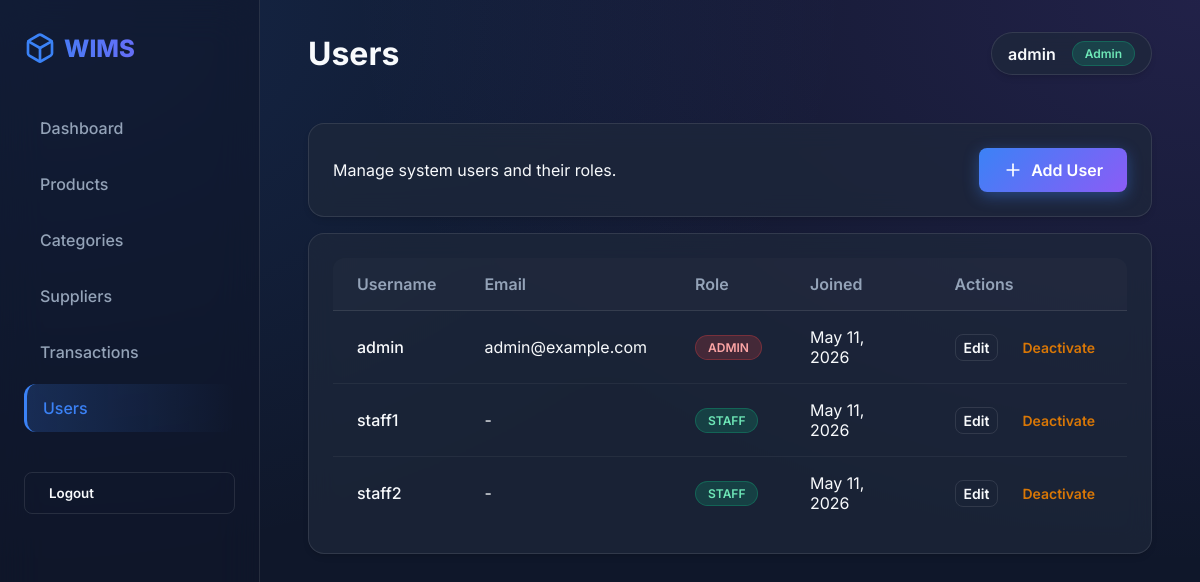
The app's page /users/ (signed in), older data.
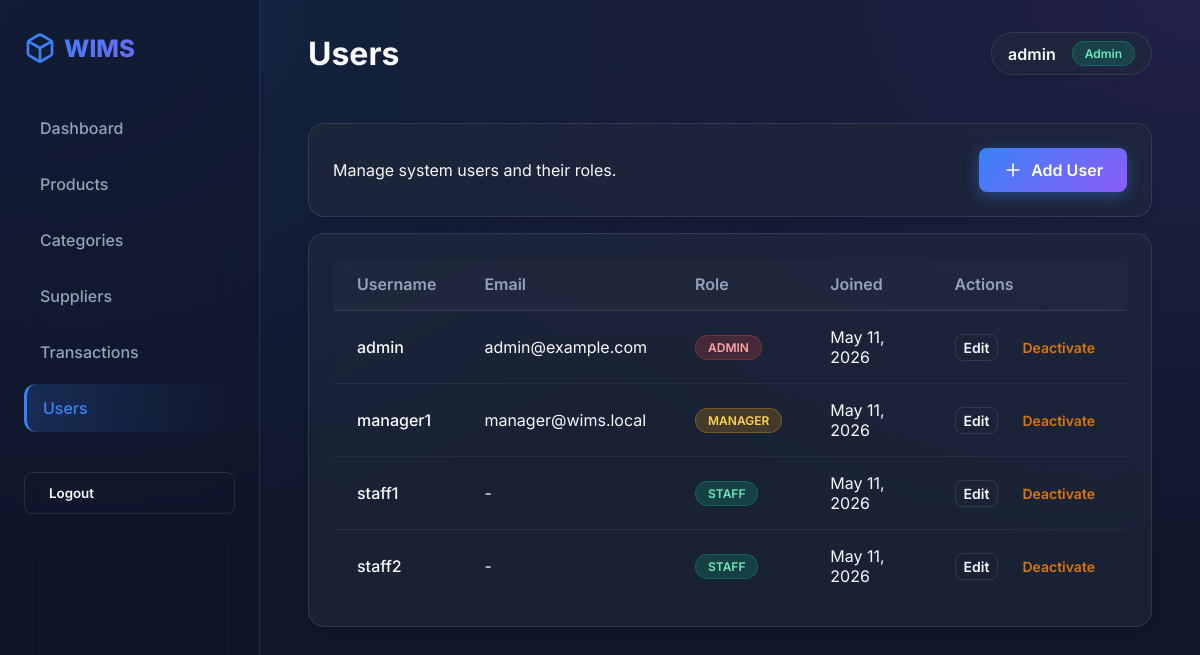
The same page, newer data.
### inventory/models.py (models this page shows, shortened)
class User(AbstractUser):
    ROLE_CHOICES = (
        ("ADMIN", "Admin"),
        ("MANAGER", "Manager"),
        ("STAFF", "Staff"),
    )
    role = models.CharField(max_length=10, choices=ROLE_CHOICES, default="STAFF")

### inventory/views.py (the view)
# urls.py: path("users/", views.user_list, name="user_list"),
@user_passes_test(is_admin)
def user_list(request):
    users = User.objects.all().order_by("username")
    return render(request, "inventory/user_list.html", {"users": users})

### inventory/views.py (called while the page is built)
def is_admin(user):
    return user.is_authenticated and (user.role == "ADMIN" or user.is_superuser)

### templates/inventory/user_list.html
{% extends "inventory/base.html" %}
{% block page_title %}Users{% endblock %}
{% block content %}
<div class="card glass mb-4">
    <div class="flex justify-between items-center">
        <p class="text-muted">Manage system users and their roles.</p>
        <a href="{% url 'user_create' %}" class="btn btn-primary">
            <svg width="20" height="20" viewBox="0 0 24 24" fill="none" stroke="currentColor" stroke-width="2" stroke-linecap="round" stroke-linejoin="round"><line x1="12" y1="5" x2="12" y2="19"></line><line x1="5" y1="12" x2="19" y2="12"></line></svg>
            Add User
        </a>
    </div>
</div>
<div class="card glass">
    <div class="table-container">
        <table>
            <thead>
                <tr>
                    <th>Username</th>
                    <th>Email</th>
                    <th>Role</th>
                    <th>Joined</th>
                    <th>Actions</th>
                </tr>
            </thead>
            <tbody>
                {% for u in users %}
                <tr>
                    <td style="font-weight: 500;">{{ u.username }}</td>
                    <td>{{ u.email|default:"-" }}</td>
                    <td>
                        {% if u.role == 'ADMIN' %}
                            <span class="badge badge-danger">ADMIN</span>
                        {% elif u.role == 'MANAGER' %}
                            <span class="badge badge-warning">MANAGER</span>
                        {% else %}
                            <span class="badge badge-success">STAFF</span>
                        {% endif %}
                    </td>
                    <td>{{ u.date_joined|date:"M d, Y" }}</td>
                    <td>
                        <div class="flex gap-4">
                            <a href="{% url 'user_update' u.pk %}" class="btn btn-outline" style="padding: 0.25rem 0.5rem; font-size: 0.875rem;">Edit</a>
                            {% if u.is_active %}
                                <a href="{% url 'user_deactivate' u.pk %}" class="btn btn-warning" style="padding: 0.25rem 0.5rem; font-size: 0.875rem; color: #d97706;">Deactivate</a>
                            {% else %}
                                <span class="badge badge-danger">Inactive</span>
                            {% endif %}
                        </div>
                    </td>
                </tr>
                {% empty %}
                <tr>
                    <td colspan="4" class="text-center text-muted">No users found.</td>
                </tr>
                {% endfor %}
            </tbody>
        </table>
    </div>
</div>
{% endblock %}

### templates/inventory/base.html (shortened to what this page needs)
<!DOCTYPE html>
<html lang="en">
<head>
    {% load static %}
    <link rel="stylesheet" href="{% static 'css/styles.css' %}">
</head>
<body>
    {% if user.is_authenticated %}
    <aside class="sidebar">
        <div class="sidebar-logo">
            WIMS
        </div>
        <ul class="nav-links">
            <li class="nav-item">
                <a href="{% url 'dashboard' %}" class="{% if request.resolver_match.url_name == 'dashboard' %}active{% endif %}">
                    Dashboard
                </a>
            </li>
            <li class="nav-item">
                <a href="{% url 'product_list' %}" class="{% if 'product' in request.resolver_match.url_name %}active{% endif %}">
                    Products
                </a>
            </li>
            <li class="nav-item">
                <a href="{% url 'category_list' %}" class="{% if 'category' in request.resolver_match.url_name %}active{% endif %}">
                    Categories
                </a>
            </li>
            <li class="nav-item">
                <a href="{% url 'supplier_list' %}" class="{% if 'supplier' in request.resolver_match.url_name %}active{% endif %}">
                    Suppliers
                </a>
            </li>
            <li class="nav-item">
                <a href="{% url 'transaction_list' %}" class="{% if 'transaction' in request.resolver_match.url_name %}active{% endif %}">
                    Transactions
                </a>
            </li>
            {% if user.role == 'ADMIN' or user.is_superuser %}
            <li class="nav-item">
                <a href="{% url 'user_list' %}" class="{% if 'user' in request.resolver_match.url_name %}active{% endif %}">
                    Users
                </a>
            </li>
            {% endif %}
            <li class="nav-item" style="margin-top: 2rem;">
                <form action="{% url 'logout' %}" method="post">
                    <button type="submit" class="btn btn-outline" style="width: 100%; justify-content: flex-start;">Logout</button>
                </form>
            </li>
        </ul>
    </aside>
    {% endif %}
    <main class="main-content" {% if not user.is_authenticated %}style="margin-left: 0; max-width: 100vw; display: flex; align-items: center; justify-content: center;"{% endif %}>
        {% if user.is_authenticated %}
        <header class="top-header">
            <h1 class="page-title">{% block page_title %}Dashboard{% endblock %}</h1>
            <div class="user-profile glass" style="padding: 0.5rem 1rem; border-radius: 999px;">
                <span style="font-weight: 600;">{{ user.username }}</span>
                <span class="badge badge-success">{{ user.get_role_display }}</span>
            </div>
        </header>
        {% endif %}
        {% block content %}{% endblock %}
    </main>
</body>
</html>

Row changes from the older to the newer data that the page shows:
added User: username "manager1", email "manager@wims.local", role "MANAGER", date_joined "May 11, 2026", is_active "Deactivate"
